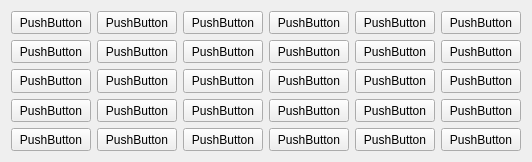
          <widget class="QWidget" name="page_3">
           <property name="geometry">
            <rect>
             <x>0</x>
             <y>0</y>
             <width>522</width>
             <height>162</height>
            </rect>
           </property>
           <attribute name="label">
            <string>Перший тиждень</string>
           </attribute>
           <layout class="QGridLayout" name="gridLayout_2">
            <item row="0" column="0">
             <widget class="QPushButton" name="pushButton_111">
              <property name="sizePolicy">
               <sizepolicy hsizetype="Minimum" vsizetype="Minimum">
                <horstretch>0</horstretch>
                <verstretch>0</verstretch>
               </sizepolicy>
              </property>
              <property name="acceptDrops">
               <bool>true</bool>
              </property>
              <property name="text">
               <string>PushButton</string>
              </property>
             </widget>
            </item>
            <item row="0" column="1">
             <widget class="QPushButton" name="pushButton_110">
              <property name="sizePolicy">
               <sizepolicy hsizetype="Minimum" vsizetype="Minimum">
                <horstretch>0</horstretch>
                <verstretch>0</verstretch>
               </sizepolicy>
              </property>
              <property name="acceptDrops">
               <bool>true</bool>
              </property>
              <property name="text">
               <string>PushButton</string>
              </property>
             </widget>
            </item>
            <item row="0" column="2">
             <widget class="QPushButton" name="pushButton_114">
              <property name="sizePolicy">
               <sizepolicy hsizetype="Minimum" vsizetype="Minimum">
                <horstretch>0</horstretch>
                <verstretch>0</verstretch>
               </sizepolicy>
              </property>
              <property name="acceptDrops">
               <bool>true</bool>
              </property>
              <property name="text">
               <string>PushButton</string>
              </property>
             </widget>
            </item>
            <item row="0" column="3">
             <widget class="QPushButton" name="pushButton_124">
              <property name="sizePolicy">
               <sizepolicy hsizetype="Minimum" vsizetype="Minimum">
                <horstretch>0</horstretch>
                <verstretch>0</verstretch>
               </sizepolicy>
              </property>
              <property name="acceptDrops">
               <bool>true</bool>
              </property>
              <property name="text">
               <string>PushButton</string>
              </property>
             </widget>
            </item>
            <item row="0" column="4">
             <widget class="QPushButton" name="pushButton_136">
              <property name="sizePolicy">
               <sizepolicy hsizetype="Minimum" vsizetype="Minimum">
                <horstretch>0</horstretch>
                <verstretch>0</verstretch>
               </sizepolicy>
              </property>
              <property name="acceptDrops">
               <bool>true</bool>
              </property>
              <property name="text">
               <string>PushButton</string>
              </property>
             </widget>
            </item>
            <item row="0" column="5">
             <widget class="QPushButton" name="pushButton_129">
              <property name="sizePolicy">
               <sizepolicy hsizetype="Minimum" vsizetype="Minimum">
                <horstretch>0</horstretch>
                <verstretch>0</verstretch>
               </sizepolicy>
              </property>
              <property name="acceptDrops">
               <bool>true</bool>
              </property>
              <property name="text">
               <string>PushButton</string>
              </property>
             </widget>
            </item>
            <item row="1" column="0">
             <widget class="QPushButton" name="pushButton_112">
              <property name="sizePolicy">
               <sizepolicy hsizetype="Minimum" vsizetype="Minimum">
                <horstretch>0</horstretch>
                <verstretch>0</verstretch>
               </sizepolicy>
              </property>
              <property name="acceptDrops">
               <bool>true</bool>
              </property>
              <property name="text">
               <string>PushButton</string>
              </property>
             </widget>
            </item>
            <item row="1" column="1">
             <widget class="QPushButton" name="pushButton_139">
              <property name="sizePolicy">
               <sizepolicy hsizetype="Minimum" vsizetype="Minimum">
                <horstretch>0</horstretch>
                <verstretch>0</verstretch>
               </sizepolicy>
              </property>
              <property name="acceptDrops">
               <bool>true</bool>
              </property>
              <property name="text">
               <string>PushButton</string>
              </property>
             </widget>
            </item>
            <item row="1" column="2">
             <widget class="QPushButton" name="pushButton_125">
              <property name="sizePolicy">
               <sizepolicy hsizetype="Minimum" vsizetype="Minimum">
                <horstretch>0</horstretch>
                <verstretch>0</verstretch>
               </sizepolicy>
              </property>
              <property name="acceptDrops">
               <bool>true</bool>
              </property>
              <property name="text">
               <string>PushButton</string>
              </property>
             </widget>
            </item>
            <item row="1" column="3">
             <widget class="QPushButton" name="pushButton_116">
              <property name="sizePolicy">
               <sizepolicy hsizetype="Minimum" vsizetype="Minimum">
                <horstretch>0</horstretch>
                <verstretch>0</verstretch>
               </sizepolicy>
              </property>
              <property name="acceptDrops">
               <bool>true</bool>
              </property>
              <property name="text">
               <string>PushButton</string>
              </property>
             </widget>
            </item>
            <item row="1" column="4">
             <widget class="QPushButton" name="pushButton_126">
              <property name="sizePolicy">
               <sizepolicy hsizetype="Minimum" vsizetype="Minimum">
                <horstretch>0</horstretch>
                <verstretch>0</verstretch>
               </sizepolicy>
              </property>
              <property name="acceptDrops">
               <bool>true</bool>
              </property>
              <property name="text">
               <string>PushButton</string>
              </property>
             </widget>
            </item>
            <item row="1" column="5">
             <widget class="QPushButton" name="pushButton_131">
              <property name="sizePolicy">
               <sizepolicy hsizetype="Minimum" vsizetype="Minimum">
                <horstretch>0</horstretch>
                <verstretch>0</verstretch>
               </sizepolicy>
              </property>
              <property name="acceptDrops">
               <bool>true</bool>
              </property>
              <property name="text">
               <string>PushButton</string>
              </property>
             </widget>
            </item>
            <item row="2" column="0">
             <widget class="QPushButton" name="pushButton_122">
              <property name="sizePolicy">
               <sizepolicy hsizetype="Minimum" vsizetype="Minimum">
                <horstretch>0</horstretch>
                <verstretch>0</verstretch>
               </sizepolicy>
              </property>
              <property name="acceptDrops">
               <bool>true</bool>
              </property>
              <property name="text">
               <string>PushButton</string>
              </property>
             </widget>
            </item>
            <item row="2" column="1">
             <widget class="QPushButton" name="pushButton_128">
              <property name="sizePolicy">
               <sizepolicy hsizetype="Minimum" vsizetype="Minimum">
                <horstretch>0</horstretch>
                <verstretch>0</verstretch>
               </sizepolicy>
              </property>
              <property name="acceptDrops">
               <bool>true</bool>
              </property>
              <property name="text">
               <string>PushButton</string>
              </property>
             </widget>
            </item>
            <item row="2" column="2">
             <widget class="QPushButton" name="pushButton_137">
              <property name="sizePolicy">
               <sizepolicy hsizetype="Minimum" vsizetype="Minimum">
                <horstretch>0</horstretch>
                <verstretch>0</verstretch>
               </sizepolicy>
              </property>
              <property name="acceptDrops">
               <bool>true</bool>
              </property>
              <property name="text">
               <string>PushButton</string>
              </property>
             </widget>
            </item>
            <item row="2" column="3">
             <widget class="QPushButton" name="pushButton_130">
              <property name="sizePolicy">
               <sizepolicy hsizetype="Minimum" vsizetype="Minimum">
                <horstretch>0</horstretch>
                <verstretch>0</verstretch>
               </sizepolicy>
              </property>
              <property name="acceptDrops">
               <bool>true</bool>
              </property>
              <property name="text">
               <string>PushButton</string>
              </property>
             </widget>
            </item>
            <item row="2" column="4">
             <widget class="QPushButton" name="pushButton_121">
              <property name="sizePolicy">
               <sizepolicy hsizetype="Minimum" vsizetype="Minimum">
                <horstretch>0</horstretch>
                <verstretch>0</verstretch>
               </sizepolicy>
              </property>
              <property name="acceptDrops">
               <bool>true</bool>
              </property>
              <property name="text">
               <string>PushButton</string>
              </property>
             </widget>
            </item>
            <item row="2" column="5">
             <widget class="QPushButton" name="pushButton_119">
              <property name="sizePolicy">
               <sizepolicy hsizetype="Minimum" vsizetype="Minimum">
                <horstretch>0</horstretch>
                <verstretch>0</verstretch>
               </sizepolicy>
              </property>
              <property name="acceptDrops">
               <bool>true</bool>
              </property>
              <property name="text">
               <string>PushButton</string>
              </property>
             </widget>
            </item>
            <item row="3" column="0">
             <widget class="QPushButton" name="pushButton_118">
              <property name="sizePolicy">
               <sizepolicy hsizetype="Minimum" vsizetype="Minimum">
                <horstretch>0</horstretch>
                <verstretch>0</verstretch>
               </sizepolicy>
              </property>
              <property name="acceptDrops">
               <bool>true</bool>
              </property>
              <property name="text">
               <string>PushButton</string>
              </property>
             </widget>
            </item>
            <item row="3" column="1">
             <widget class="QPushButton" name="pushButton_115">
              <property name="sizePolicy">
               <sizepolicy hsizetype="Minimum" vsizetype="Minimum">
                <horstretch>0</horstretch>
                <verstretch>0</verstretch>
               </sizepolicy>
              </property>
              <property name="acceptDrops">
               <bool>true</bool>
              </property>
              <property name="text">
               <string>PushButton</string>
              </property>
             </widget>
            </item>
            <item row="3" column="2">
             <widget class="QPushButton" name="pushButton_138">
              <property name="sizePolicy">
               <sizepolicy hsizetype="Minimum" vsizetype="Minimum">
                <horstretch>0</horstretch>
                <verstretch>0</verstretch>
               </sizepolicy>
              </property>
              <property name="acceptDrops">
               <bool>true</bool>
              </property>
              <property name="text">
               <string>PushButton</string>
              </property>
             </widget>
            </item>
            <item row="3" column="3">
             <widget class="QPushButton" name="pushButton_132">
              <property name="sizePolicy">
               <sizepolicy hsizetype="Minimum" vsizetype="Minimum">
                <horstretch>0</horstretch>
                <verstretch>0</verstretch>
               </sizepolicy>
              </property>
              <property name="acceptDrops">
               <bool>true</bool>
              </property>
              <property name="text">
               <string>PushButton</string>
              </property>
             </widget>
            </item>
            <item row="3" column="4">
             <widget class="QPushButton" name="pushButton_134">
              <property name="sizePolicy">
               <sizepolicy hsizetype="Minimum" vsizetype="Minimum">
                <horstretch>0</horstretch>
                <verstretch>0</verstretch>
               </sizepolicy>
              </property>
              <property name="acceptDrops">
               <bool>true</bool>
              </property>
              <property name="text">
               <string>PushButton</string>
              </property>
             </widget>
            </item>
            <item row="3" column="5">
             <widget class="QPushButton" name="pushButton_133">
              <property name="sizePolicy">
               <sizepolicy hsizetype="Minimum" vsizetype="Minimum">
                <horstretch>0</horstretch>
                <verstretch>0</verstretch>
               </sizepolicy>
              </property>
              <property name="acceptDrops">
               <bool>true</bool>
              </property>
              <property name="text">
               <string>PushButton</string>
              </property>
             </widget>
            </item>
            <item row="4" column="0">
             <widget class="QPushButton" name="pushButton_113">
              <property name="sizePolicy">
               <sizepolicy hsizetype="Minimum" vsizetype="Minimum">
                <horstretch>0</horstretch>
                <verstretch>0</verstretch>
               </sizepolicy>
              </property>
              <property name="acceptDrops">
               <bool>true</bool>
              </property>
              <property name="text">
               <string>PushButton</string>
              </property>
             </widget>
            </item>
            <item row="4" column="1">
             <widget class="QPushButton" name="pushButton_123">
              <property name="sizePolicy">
               <sizepolicy hsizetype="Minimum" vsizetype="Minimum">
                <horstretch>0</horstretch>
                <verstretch>0</verstretch>
               </sizepolicy>
              </property>
              <property name="acceptDrops">
               <bool>true</bool>
              </property>
              <property name="text">
               <string>PushButton</string>
              </property>
             </widget>
            </item>
            <item row="4" column="2">
             <widget class="QPushButton" name="pushButton_117">
              <property name="sizePolicy">
               <sizepolicy hsizetype="Minimum" vsizetype="Minimum">
                <horstretch>0</horstretch>
                <verstretch>0</verstretch>
               </sizepolicy>
              </property>
              <property name="acceptDrops">
               <bool>true</bool>
              </property>
              <property name="text">
               <string>PushButton</string>
              </property>
             </widget>
            </item>
            <item row="4" column="3">
             <widget class="QPushButton" name="pushButton_120">
              <property name="sizePolicy">
               <sizepolicy hsizetype="Minimum" vsizetype="Minimum">
                <horstretch>0</horstretch>
                <verstretch>0</verstretch>
               </sizepolicy>
              </property>
              <property name="acceptDrops">
               <bool>true</bool>
              </property>
              <property name="text">
               <string>PushButton</string>
              </property>
             </widget>
            </item>
            <item row="4" column="4">
             <widget class="QPushButton" name="pushButton_127">
              <property name="sizePolicy">
               <sizepolicy hsizetype="Minimum" vsizetype="Minimum">
                <horstretch>0</horstretch>
                <verstretch>0</verstretch>
               </sizepolicy>
              </property>
              <property name="acceptDrops">
               <bool>true</bool>
              </property>
              <property name="text">
               <string>PushButton</string>
              </property>
             </widget>
            </item>
            <item row="4" column="5">
             <widget class="QPushButton" name="pushButton_135">
              <property name="sizePolicy">
               <sizepolicy hsizetype="Minimum" vsizetype="Minimum">
                <horstretch>0</horstretch>
                <verstretch>0</verstretch>
               </sizepolicy>
              </property>
              <property name="acceptDrops">
               <bool>true</bool>
              </property>
              <property name="text">
               <string>PushButton</string>
              </property>
             </widget>
            </item>
           </layout>
          </widget>
